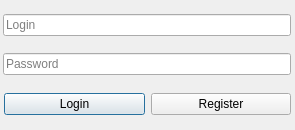
<?xml version="1.0" encoding="UTF-8"?>
<ui version="4.0">
 <class>RegisterDialog</class>
 <widget class="QDialog" name="RegisterDialog">
  <property name="geometry">
   <rect>
    <x>0</x>
    <y>0</y>
    <width>295</width>
    <height>130</height>
   </rect>
  </property>
  <property name="minimumSize">
   <size>
    <width>295</width>
    <height>130</height>
   </size>
  </property>
  <property name="maximumSize">
   <size>
    <width>295</width>
    <height>130</height>
   </size>
  </property>
  <property name="windowTitle">
   <string>Sign in</string>
  </property>
  <property name="styleSheet">
   <string notr="true">/* Main dialog */
QDialog {
    background-color: #282C34;
}

/* Title */
QDialog windowTitle {
    color: #F8F8F8;
    font-size: 18pt;
}

/* Login input field */
QDialog QLineEdit#Login {
    background-color: #2C313C;
    border: none;
    border-radius: 5px;
    color: #F8F8F8;
    padding: 10px;
}

/* Password input field */
QDialog QLineEdit#Password {
    background-color: #2C313C;
    border: none;
    border-radius: 5px;
    color: #F8F8F8;
    padding: 10px;
}

/* Register button */
QDialog QPushButton#RegisterButton {
    background-color: #61AFEF;
    border: none;
    border-radius: 5px;
    color: #F8F8F8;
    padding: 10px;
}

/* Hover state for register button */
QDialog QPushButton#RegisterButton:hover {
    background-color: #4B8BBA;
}

/* Register button */
QDialog QPushButton#LoginButton {
    background-color: #61AFEF;
    border: none;
    border-radius: 5px;
    color: #F8F8F8;
    padding: 10px;
}

/* Hover state for register button */
QDialog QPushButton#LoginButton:hover {
    background-color: #4B8BBA;
}

/* Window title bar */
QDialog QHeaderView::section {
    background-color: #282C34;
    color: #F8F8F8;
    font-size: 16pt;
    padding: 5px 10px;
    border: none;
}

QDialog &gt; QWidget &gt; QGroupBox &gt; QFrame &gt; QFrame {
    background-color: #282C34;
    color: #F8F8F8;
    font-size: 16pt;
    padding: 5px 10px;
    border: none;
}</string>
  </property>
  <widget class="QWidget" name="verticalLayoutWidget">
   <property name="geometry">
    <rect>
     <x>0</x>
     <y>0</y>
     <width>291</width>
     <height>131</height>
    </rect>
   </property>
   <layout class="QVBoxLayout" name="verticalLayout_2">
    <property name="leftMargin">
     <number>3</number>
    </property>
    <property name="topMargin">
     <number>3</number>
    </property>
    <item>
     <widget class="QLineEdit" name="Login">
      <property name="styleSheet">
       <string notr="true"/>
      </property>
      <property name="placeholderText">
       <string>Login</string>
      </property>
     </widget>
    </item>
    <item>
     <widget class="QLineEdit" name="Password">
      <property name="styleSheet">
       <string notr="true"/>
      </property>
      <property name="echoMode">
       <enum>QLineEdit::Password</enum>
      </property>
      <property name="placeholderText">
       <string>Password</string>
      </property>
     </widget>
    </item>
    <item>
     <layout class="QHBoxLayout" name="horizontalLayout_2">
      <property name="leftMargin">
       <number>1</number>
      </property>
      <property name="topMargin">
       <number>1</number>
      </property>
      <property name="bottomMargin">
       <number>2</number>
      </property>
      <item>
       <widget class="QPushButton" name="LoginButton">
        <property name="text">
         <string>Login</string>
        </property>
       </widget>
      </item>
      <item>
       <widget class="QPushButton" name="RegisterButton">
        <property name="text">
         <string>Register</string>
        </property>
       </widget>
      </item>
     </layout>
    </item>
   </layout>
  </widget>
 </widget>
 <resources/>
 <connections/>
</ui>
